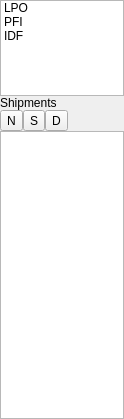
       <widget class="QWidget" name="widget" native="true">
        <property name="sizePolicy">
         <sizepolicy hsizetype="Preferred" vsizetype="Preferred">
          <horstretch>1</horstretch>
          <verstretch>0</verstretch>
         </sizepolicy>
        </property>
        <property name="maximumSize">
         <size>
          <width>124</width>
          <height>16777215</height>
         </size>
        </property>
        <layout class="QVBoxLayout" name="verticalLayout_2">
         <property name="spacing">
          <number>0</number>
         </property>
         <property name="leftMargin">
          <number>0</number>
         </property>
         <property name="topMargin">
          <number>0</number>
         </property>
         <property name="rightMargin">
          <number>0</number>
         </property>
         <property name="bottomMargin">
          <number>0</number>
         </property>
         <item>
          <layout class="QVBoxLayout" name="verticalLayout">
           <item>
            <widget class="QListWidget" name="listWidget">
             <property name="sizePolicy">
              <sizepolicy hsizetype="Expanding" vsizetype="Expanding">
               <horstretch>0</horstretch>
               <verstretch>1</verstretch>
              </sizepolicy>
             </property>
             <item>
              <property name="text">
               <string>LPO</string>
              </property>
             </item>
             <item>
              <property name="text">
               <string>PFI</string>
              </property>
             </item>
             <item>
              <property name="text">
               <string>IDF</string>
              </property>
             </item>
            </widget>
           </item>
           <item>
            <widget class="QLabel" name="label">
             <property name="text">
              <string>Shipments</string>
             </property>
            </widget>
           </item>
           <item>
            <layout class="QHBoxLayout" name="horizontalLayout">
             <item>
              <widget class="QToolButton" name="toolButton">
               <property name="text">
                <string>N</string>
               </property>
               <property name="icon">
                <iconset resource="../../home/src/res.qrc">
                 <normaloff>:/images/Generic_Document.png</normaloff>:/images/Generic_Document.png</iconset>
               </property>
              </widget>
             </item>
             <item>
              <widget class="QToolButton" name="toolButton_2">
               <property name="text">
                <string>S</string>
               </property>
               <property name="icon">
                <iconset resource="../../universal/smartpay/src/rc.qrc">
                 <normaloff>:/images/FloppyDisk.png</normaloff>:/images/FloppyDisk.png</iconset>
               </property>
              </widget>
             </item>
             <item>
              <widget class="QToolButton" name="cmdDeleteShipment">
               <property name="text">
                <string>D</string>
               </property>
               <property name="icon">
                <iconset resource="../../universal/smartpay/src/rc.qrc">
                 <normaloff>:/images/delete.png</normaloff>:/images/delete.png</iconset>
               </property>
              </widget>
             </item>
             <item>
              <spacer name="horizontalSpacer">
               <property name="orientation">
                <enum>Qt::Horizontal</enum>
               </property>
               <property name="sizeHint" stdset="0">
                <size>
                 <width>40</width>
                 <height>20</height>
                </size>
               </property>
              </spacer>
             </item>
            </layout>
           </item>
           <item>
            <widget class="CustomQueryView" name="lstShipments">
             <property name="sizePolicy">
              <sizepolicy hsizetype="Expanding" vsizetype="Expanding">
               <horstretch>0</horstretch>
               <verstretch>3</verstretch>
              </sizepolicy>
             </property>
            </widget>
           </item>
          </layout>
         </item>
        </layout>
       </widget>
